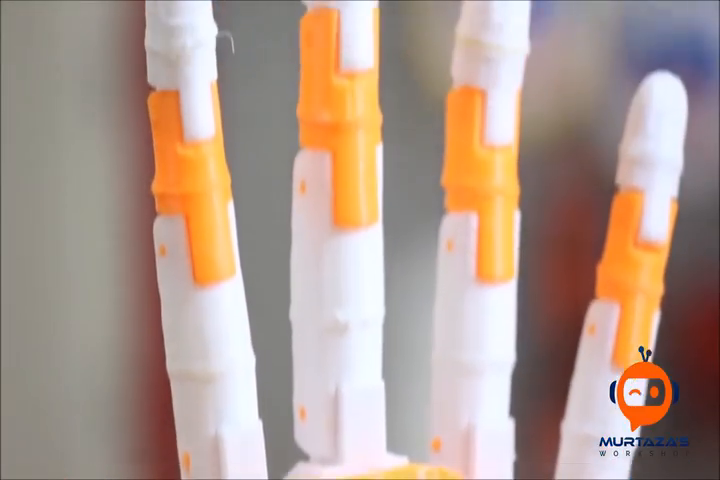
#> input picture frame 105 of 0_BasicLearning/OpenCV_learning/cmake-build-debug/Resources/test_video.mp4, 720 x 480 px, given in place of DOG.wmv, which was not available
$ python '14.视频追踪.py'
#> lines starting #> are read from the running program, lines starting #| are printed output that depends on the picture; pictures that were not available may be replaced by others from this repository, and a replacement may not be noted
import numpy as np
import cv2 as cv

# 1 获取视频
cap = cv.VideoCapture('image/DOG.wmv')

# 2 指定追踪目标
ret,frame = cap.read()
#> frame is the input picture: shape (480, 720, 3); mean B, G, R 141.3, 152.9, 174.1
r,h,c,w=197,141,0,208
win = (c,r,w,h)
roi = frame[r:r+h,c:c+w]
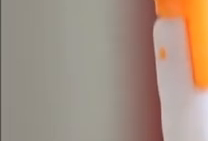
#> roi: shape (141, 208, 3); mean B, G, R 129.9, 144.9, 164.7

# 3 计算直方图
hsv_roi = cv.cvtColor(roi,cv.COLOR_BGR2HSV)
#> hsv_roi: shape (141, 208, 3); mean H, S, V 19.4, 48.1, 164.7
roi_hist = cv.calcHist([hsv_roi],[0],None,[180],[0,180])
#> roi_hist = 180 values, max 7374 at index 21, min 0 at index 20, mean 162.9
cv.normalize(roi_hist,roi_hist,0,255,cv.NORM_MINMAX)

# 4 目标追踪
term = (cv.TERM_CRITERIA_EPS|cv.TERM_CRITERIA_COUNT,10,1)

while(True):
    ret,frame = cap.read()
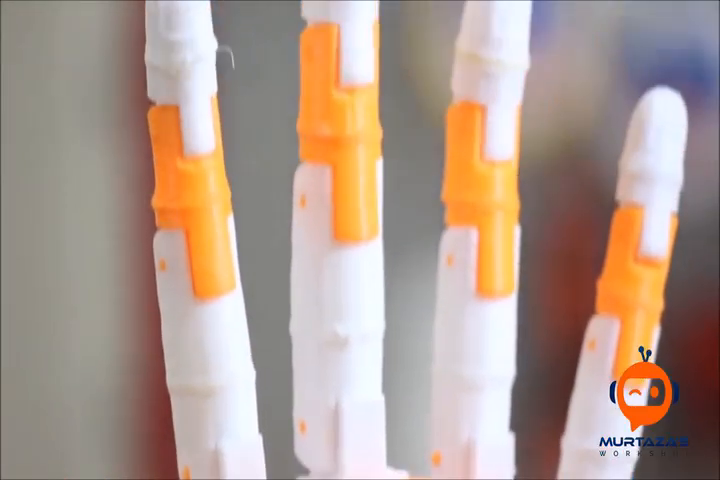
#> input picture frame 106 of 0_BasicLearning/OpenCV_learning/cmake-build-debug/Resources/test_video.mp4, 720 x 480 px, given in place of DOG.wmv, which was not available
#> frame is the input picture: shape (480, 720, 3); mean B, G, R 141.6, 153.1, 173.3
    if ret ==True:
        hst = cv.cvtColor(frame,cv.COLOR_BGR2HSV)
#> hst: shape (480, 720, 3); mean H, S, V 56.1, 52.5, 176.3
        dst = cv.calcBackProject([hst],[0],roi_hist,[0,180],1)
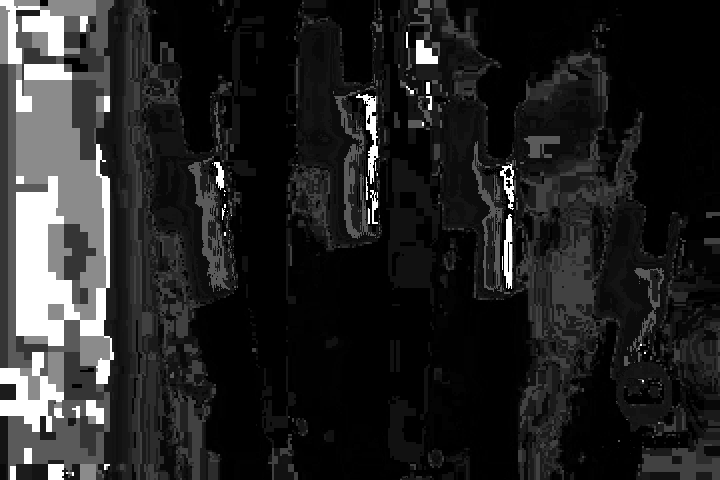
#> dst: shape (480, 720); min 0, max 255, mean 36.3
        ret,win = cv.meanShift(dst,win,term)
#> ret = 5; win = (0, 202, 208, 141)

        x,y,w,h = win
#> x = 0; y = 202; w = 208; h = 141
        img2 = cv.rectangle(frame,(x,y),(x+w,y+h),255,2)
        cv.imshow("frame",img2)
        if cv.waitKey(60)&0xFF ==ord('q'):
#> (key q is pressed here)
            break


# 5 释放资源
cap.release()
cv.destroyAllWindows()

$ run again, starting later in the video
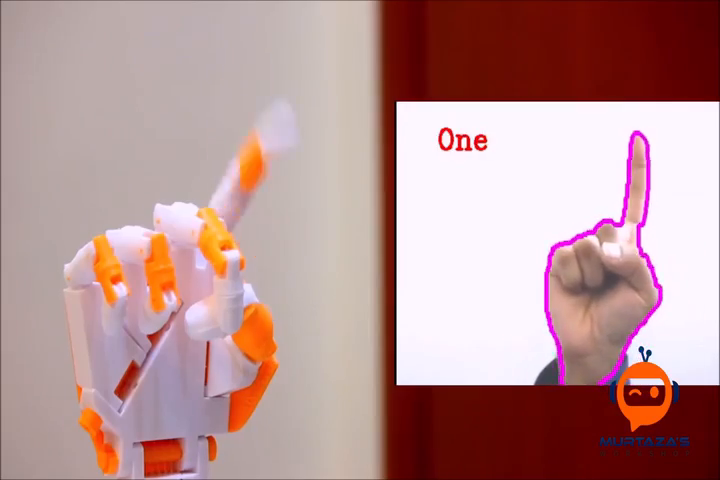
#> input picture frame 475 of 0_BasicLearning/OpenCV_learning/cmake-build-debug/Resources/test_video.mp4, 720 x 480 px, given in place of DOG.wmv, which was not available
#> frame is the input picture: shape (480, 720, 3); mean B, G, R 147.9, 148.3, 185.4
#> `roi = frame[r:r+h,c:c+w]`:
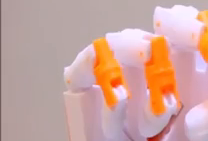
#> roi: shape (141, 208, 3); mean B, G, R 160, 166.1, 203.6
#> hsv_roi: shape (141, 208, 3); mean H, S, V 68.6, 58.3, 204.3
#> roi_hist = 180 values, max 5871 at index 2, min 0 at index 21, mean 162.9
#> hst: shape (480, 720, 3); mean H, S, V 60.5, 81.9, 186.4
#> `dst = cv.calcBackProject([hst],[0],roi_hist,[0,180],1)`:
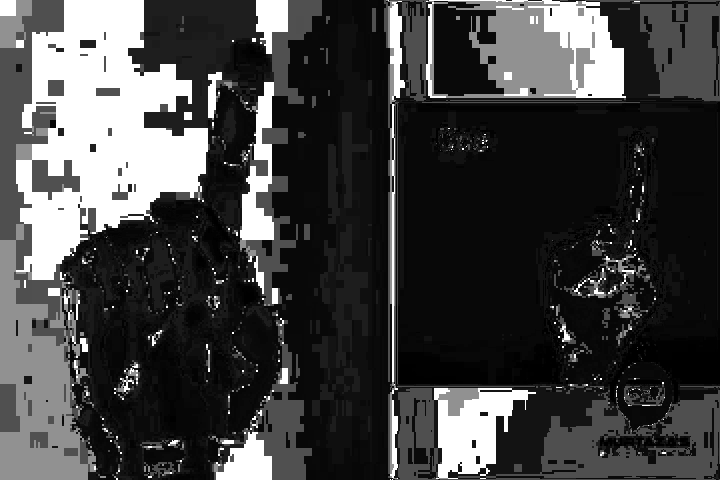
#> dst: shape (480, 720); min 0, max 255, mean 65.9
#> ret = 10; win = (0, 85, 208, 141)
#> x = 0; y = 85; w = 208; h = 141

$ run again, starting later in the video
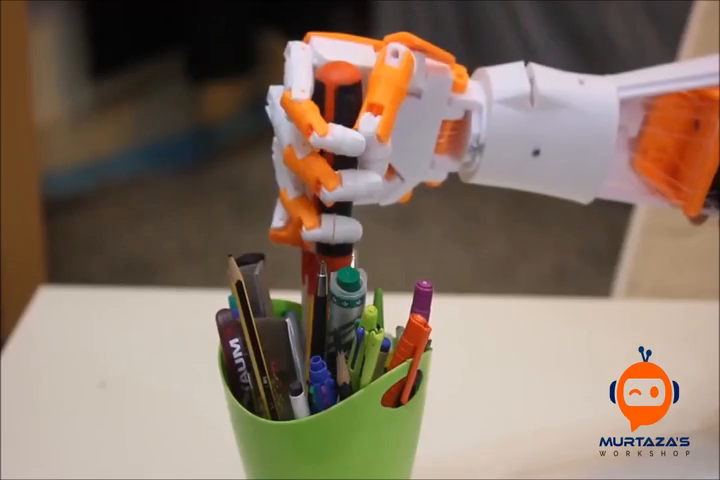
#> input picture frame 845 of 0_BasicLearning/OpenCV_learning/cmake-build-debug/Resources/test_video.mp4, 720 x 480 px, given in place of DOG.wmv, which was not available
#> frame is the input picture: shape (480, 720, 3); mean B, G, R 101.1, 116.1, 134.1
#> `roi = frame[r:r+h,c:c+w]`:
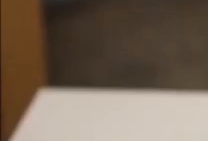
#> roi: shape (141, 208, 3); mean B, G, R 84.3, 100.4, 116.7
#> hsv_roi: shape (141, 208, 3); mean H, S, V 15.1, 89.2, 116.7
#> roi_hist = 180 values, max 8304 at index 17, min 0 at index 0, mean 162.9
#> hst: shape (480, 720, 3); mean H, S, V 39.4, 74, 136.5
#> `dst = cv.calcBackProject([hst],[0],roi_hist,[0,180],1)`:
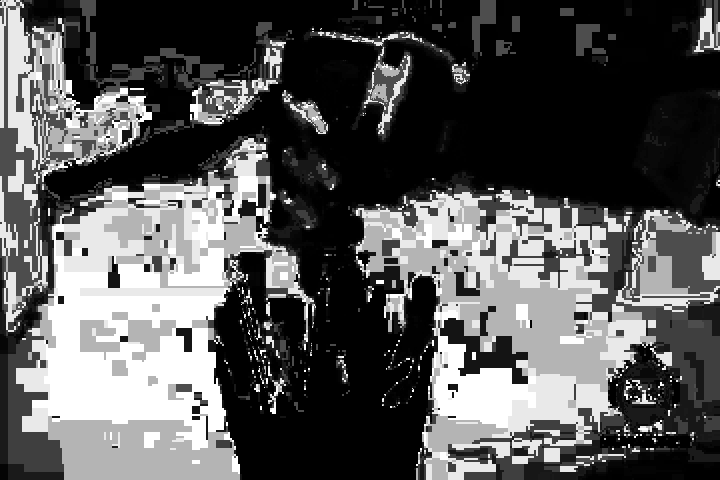
#> dst: shape (480, 720); min 0, max 255, mean 87
#> ret = 5; win = (30, 207, 208, 141)
#> x = 30; y = 207; w = 208; h = 141
